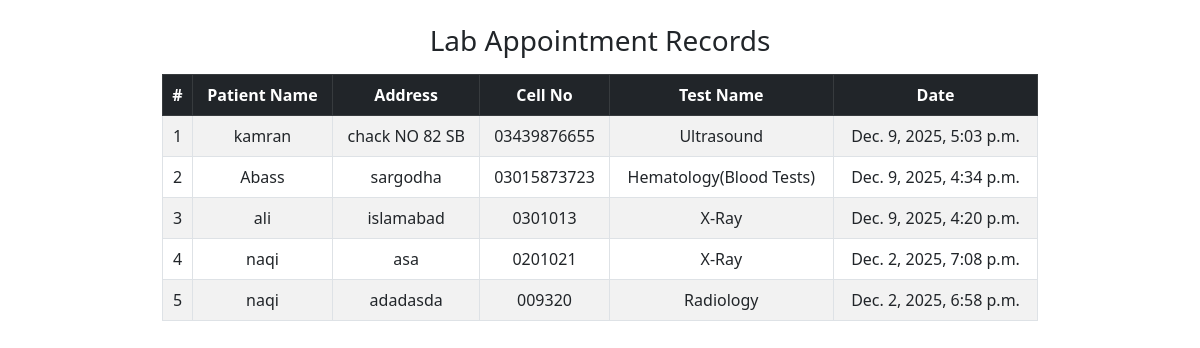
The app's page /lab-data with its own data.
### user/models.py (models this page shows, shortened)
class LabAppointment(models.Model):
    patient_name = models.CharField(max_length=100)
    address = models.TextField()
    cell_no = models.CharField(max_length=15)
    test_name = models.CharField(max_length=100)
    appointment_date = models.DateTimeField(auto_now_add=True)  # Optional: store booking time

### user/views.py (the view)
def lab_data(request):
    appointments = LabAppointment.objects.all().order_by('-appointment_date')
    return render(request, 'lab_data.html', {'appointments': appointments})

### user/templates/lab_data.html (shortened to what this page needs)
<!DOCTYPE html>
<html>
<head>
    <link href="https://cdn.jsdelivr.net/npm/bootstrap@5.3.0/dist/css/bootstrap.min.css" rel="stylesheet">
</head>
<body>
<div class="container mt-4" style="max-width: 900px;">
    <h3 class="text-center mb-3">Lab Appointment Records</h3>
    <table class="table table-bordered table-striped text-center">
        <thead class="table-dark">
            <tr>
                <th>#</th>
                <th>Patient Name</th>
                <th>Address</th>
                <th>Cell No</th>
                <th>Test Name</th>
                <th>Date</th>
            </tr>
        </thead>
        <tbody>
            {% for data in appointments %}
            <tr>
                <td>{{ forloop.counter }}</td>
                <td>{{ data.patient_name }}</td>
                <td>{{ data.address }}</td>
                <td>{{ data.cell_no }}</td>
                <td>{{ data.test_name }}</td>
                <td>{{ data.appointment_date }}</td>
            </tr>
            {% empty %}
            <tr>
                <td colspan="6" class="text-center text-danger">No Records Found</td>
            </tr>
            {% endfor %}
        </tbody>
    </table>
</div>
</body>
</html>

### records on screen
LabAppointment: patient_name "kamran", address "chack NO 82 SB", cell_no "03439876655", test_name "Ultrasound", appointment_date "Dec. 9, 2025, 5:03 p.m."
LabAppointment: patient_name "Abass", address "sargodha", cell_no "03015873723", test_name "Hematology(Blood Tests)", appointment_date "Dec. 9, 2025, 4:34 p.m."
LabAppointment: patient_name "ali", address "islamabad", cell_no "0301013", test_name "X-Ray", appointment_date "Dec. 9, 2025, 4:20 p.m."
LabAppointment: patient_name "naqi", address "asa", cell_no "0201021", test_name "X-Ray", appointment_date "Dec. 2, 2025, 7:08 p.m."
LabAppointment: patient_name "naqi", address "adadasda", cell_no "009320", test_name "Radiology", appointment_date "Dec. 2, 2025, 6:58 p.m."
